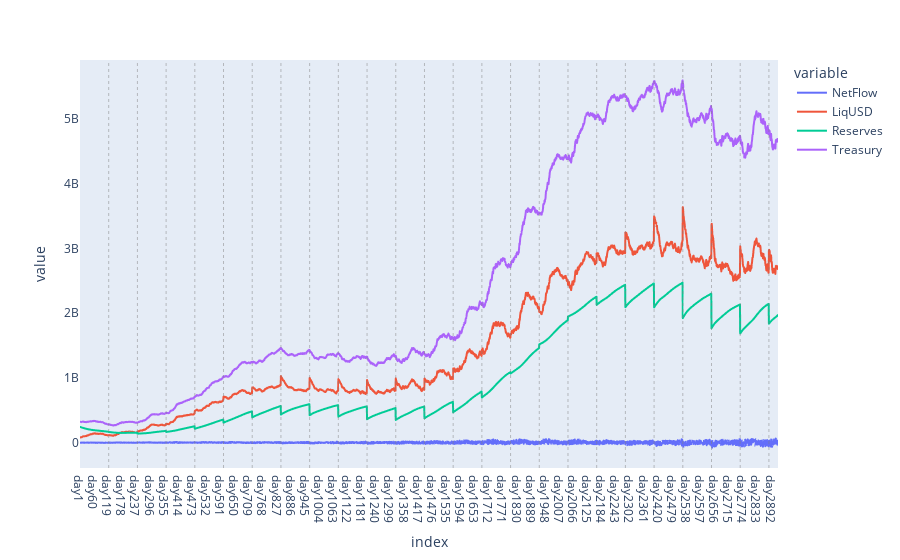
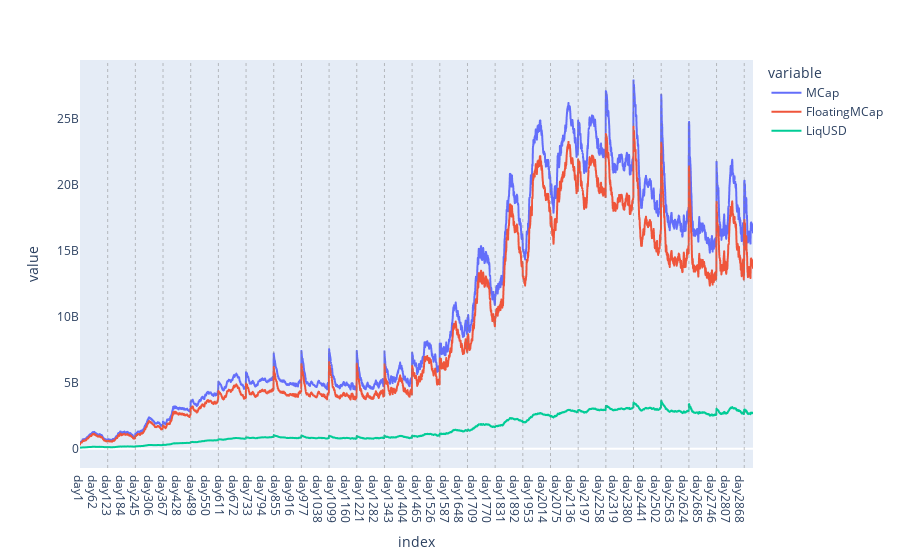
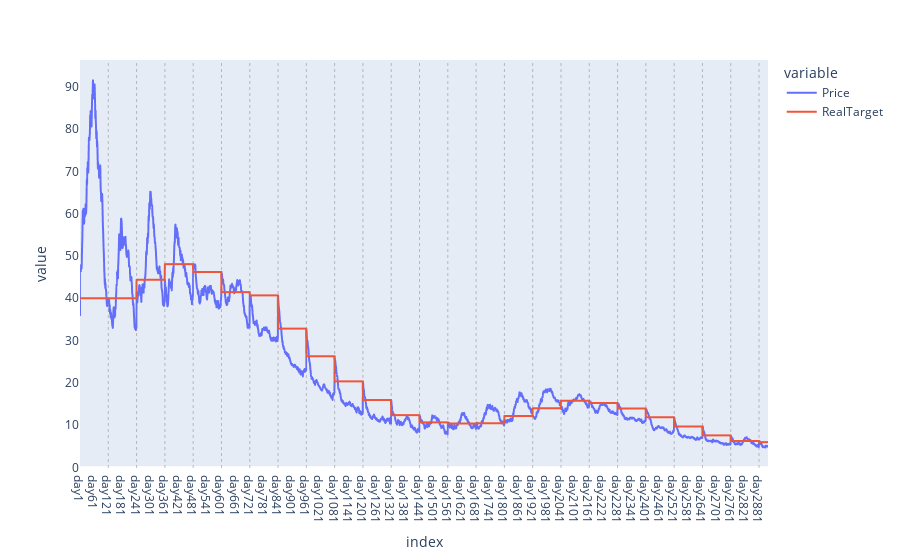
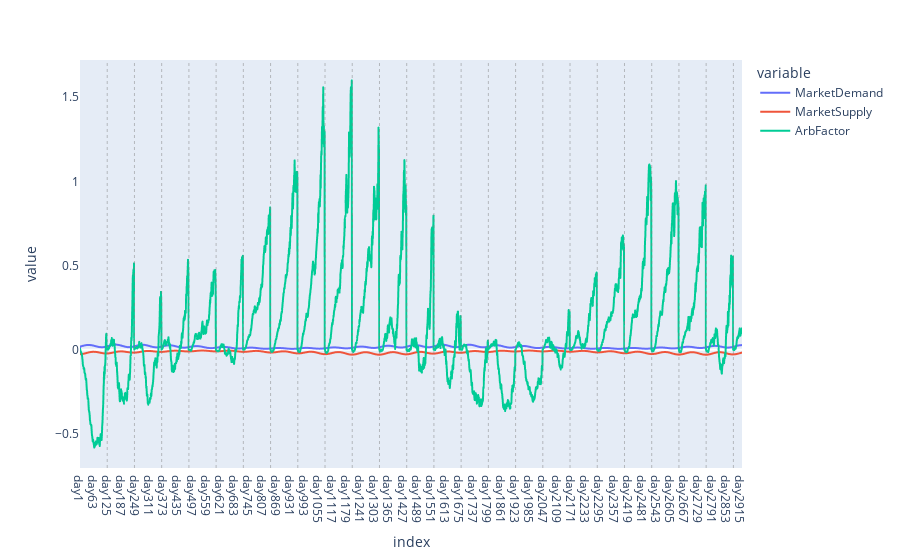

Source (notebook cell) for these figures, in order:
### Code cell
# Plot multivariable charts
fig = df[['NetFlow', 'LiqUSD', 'Reserves', 'Treasury']].plot()
fig.layout.update(xaxis=dict(showgrid=False), yaxis=dict(showgrid=False))
for i in range (params.short_cycle, params.horizon, params.short_cycle):
    fig.add_vline(x=i, line_width=0.5, line_dash="dot", line_color="grey")
fig.show()


fig1 = df[['MCap','FloatingMCap', 'LiqUSD']].plot()
fig1.layout.update(xaxis=dict(showgrid=False), yaxis=dict(showgrid=False))
for i in range (params.short_cycle, params.horizon, params.short_cycle):
    fig1.add_vline(x=i, line_width=0.5, line_dash="dot", line_color="grey")
fig1.show()


fig2 = df[['Price','RealTarget']].plot()
fig2.layout.update(xaxis=dict(showgrid=False), yaxis=dict(showgrid=False))
for i in range (params.short_cycle, params.horizon, params.short_cycle):
    fig2.add_vline(x=i, line_width=0.5, line_dash="dot", line_color="grey")
fig2.show()


fig3 = market_df[['MarketDemand', 'MarketSupply', 'ArbFactor']].plot()
fig3.layout.update(xaxis=dict(showgrid=False), yaxis=dict(showgrid=False))
for i in range (params.short_cycle, params.horizon, params.short_cycle):
    fig3.add_vline(x=i, line_width=0.5, line_dash="dot", line_color="grey")
fig3.show()


fig4 = market_df[['ArbSupply', 'UnwindDemand']].plot()
fig4.layout.update(xaxis=dict(showgrid=False), yaxis=dict(showgrid=False))
for i in range (params.short_cycle, params.horizon, params.short_cycle):
    fig4.add_vline(x=i, line_width=0.5, line_dash="dot", line_color="grey")
fig4.show()

### Figure 1 — Plotly figure (JSON) as saved in the notebook; plotly's stock layout.template omitted (floating-point values rounded to 4 significant figures; data arrays with more than 128 entries replaced by an {"elided": "..."} marker saying what was removed)
{"data": [{"hovertemplate": "variable=NetFlow<br>index=%{x}<br>value=%{y}<extra></extra>", "legendgroup": "NetFlow", "line": {"color": "#636efa", "dash": "solid"}, "marker": {"symbol": "circle"}, "mode": "lines", "name": "NetFlow", "showlegend": true, "type": "scattergl", "x": {"elided": "2919 str values"}, "xaxis": "x", "y": {"elided": "2919 float values"}, "yaxis": "y"}, {"hovertemplate": "variable=LiqUSD<br>index=%{x}<br>value=%{y}<extra></extra>", "legendgroup": "LiqUSD", "line": {"color": "#EF553B", "dash": "solid"}, "marker": {"symbol": "circle"}, "mode": "lines", "name": "LiqUSD", "showlegend": true, "type": "scattergl", "x": {"elided": "2919 str values"}, "xaxis": "x", "y": {"elided": "2919 float values"}, "yaxis": "y"}, {"hovertemplate": "variable=Reserves<br>index=%{x}<br>value=%{y}<extra></extra>", "legendgroup": "Reserves", "line": {"color": "#00cc96", "dash": "solid"}, "marker": {"symbol": "circle"}, "mode": "lines", "name": "Reserves", "showlegend": true, "type": "scattergl", "x": {"elided": "2919 str values"}, "xaxis": "x", "y": {"elided": "2919 float values"}, "yaxis": "y"}, {"hovertemplate": "variable=Treasury<br>index=%{x}<br>value=%{y}<extra></extra>", "legendgroup": "Treasury", "line": {"color": "#ab63fa", "dash": "solid"}, "marker": {"symbol": "circle"}, "mode": "lines", "name": "Treasury", "showlegend": true, "type": "scattergl", "x": {"elided": "2919 str values"}, "xaxis": "x", "y": {"elided": "2919 float values"}, "yaxis": "y"}], "layout": {"legend": {"title": {"text": "variable"}, "tracegroupgap": 0}, "margin": {"t": 60}, "shapes": [{"line": {"color": "grey", "dash": "dot", "width": 0.5}, "type": "line", "x0": 120, "x1": 120, "xref": "x", "y0": 0, "y1": 1, "yref": "y domain"}, {"line": {"color": "grey", "dash": "dot", "width": 0.5}, "type": "line", "x0": 240, "x1": 240, "xref": "x", "y0": 0, "y1": 1, "yref": "y domain"}, {"line": {"color": "grey", "dash": "dot", "width": 0.5}, "type": "line", "x0": 360, "x1": 360, "xref": "x", "y0": 0, "y1": 1, "yref": "y domain"}, {"line": {"color": "grey", "dash": "dot", "width": 0.5}, "type": "line", "x0": 480, "x1": 480, "xref": "x", "y0": 0, "y1": 1, "yref": "y domain"}, {"line": {"color": "grey", "dash": "dot", "width": 0.5}, "type": "line", "x0": 600, "x1": 600, "xref": "x", "y0": 0, "y1": 1, "yref": "y domain"}, {"line": {"color": "grey", "dash": "dot", "width": 0.5}, "type": "line", "x0": 720, "x1": 720, "xref": "x", "y0": 0, "y1": 1, "yref": "y domain"}, {"line": {"color": "grey", "dash": "dot", "width": 0.5}, "type": "line", "x0": 840, "x1": 840, "xref": "x", "y0": 0, "y1": 1, "yref": "y domain"}, {"line": {"color": "grey", "dash": "dot", "width": 0.5}, "type": "line", "x0": 960, "x1": 960, "xref": "x", "y0": 0, "y1": 1, "yref": "y domain"}, {"line": {"color": "grey", "dash": "dot", "width": 0.5}, "type": "line", "x0": 1080, "x1": 1080, "xref": "x", "y0": 0, "y1": 1, "yref": "y domain"}, {"line": {"color": "grey", "dash": "dot", "width": 0.5}, "type": "line", "x0": 1200, "x1": 1200, "xref": "x", "y0": 0, "y1": 1, "yref": "y domain"}, {"line": {"color": "grey", "dash": "dot", "width": 0.5}, "type": "line", "x0": 1320, "x1": 1320, "xref": "x", "y0": 0, "y1": 1, "yref": "y domain"}, {"line": {"color": "grey", "dash": "dot", "width": 0.5}, "type": "line", "x0": 1440, "x1": 1440, "xref": "x", "y0": 0, "y1": 1, "yref": "y domain"}, {"line": {"color": "grey", "dash": "dot", "width": 0.5}, "type": "line", "x0": 1560, "x1": 1560, "xref": "x", "y0": 0, "y1": 1, "yref": "y domain"}, {"line": {"color": "grey", "dash": "dot", "width": 0.5}, "type": "line", "x0": 1680, "x1": 1680, "xref": "x", "y0": 0, "y1": 1, "yref": "y domain"}, {"line": {"color": "grey", "dash": "dot", "width": 0.5}, "type": "line", "x0": 1800, "x1": 1800, "xref": "x", "y0": 0, "y1": 1, "yref": "y domain"}, {"line": {"color": "grey", "dash": "dot", "width": 0.5}, "type": "line", "x0": 1920, "x1": 1920, "xref": "x", "y0": 0, "y1": 1, "yref": "y domain"}, {"line": {"color": "grey", "dash": "dot", "width": 0.5}, "type": "line", "x0": 2040, "x1": 2040, "xref": "x", "y0": 0, "y1": 1, "yref": "y domain"}, {"line": {"color": "grey", "dash": "dot", "width": 0.5}, "type": "line", "x0": 2160, "x1": 2160, "xref": "x", "y0": 0, "y1": 1, "yref": "y domain"}, {"line": {"color": "grey", "dash": "dot", "width": 0.5}, "type": "line", "x0": 2280, "x1": 2280, "xref": "x", "y0": 0, "y1": 1, "yref": "y domain"}, {"line": {"color": "grey", "dash": "dot", "width": 0.5}, "type": "line", "x0": 2400, "x1": 2400, "xref": "x", "y0": 0, "y1": 1, "yref": "y domain"}, {"line": {"color": "grey", "dash": "dot", "width": 0.5}, "type": "line", "x0": 2520, "x1": 2520, "xref": "x", "y0": 0, "y1": 1, "yref": "y domain"}, {"line": {"color": "grey", "dash": "dot", "width": 0.5}, "type": "line", "x0": 2640, "x1": 2640, "xref": "x", "y0": 0, "y1": 1, "yref": "y domain"}, {"line": {"color": "grey", "dash": "dot", "width": 0.5}, "type": "line", "x0": 2760, "x1": 2760, "xref": "x", "y0": 0, "y1": 1, "yref": "y domain"}, {"line": {"color": "grey", "dash": "dot", "width": 0.5}, "type": "line", "x0": 2880, "x1": 2880, "xref": "x", "y0": 0, "y1": 1, "yref": "y domain"}], "xaxis": {"anchor": "y", "domain": [0, 1], "showgrid": false, "title": {"text": "index"}}, "yaxis": {"anchor": "x", "domain": [0, 1], "showgrid": false, "title": {"text": "value"}}}}

### Figure 2 — Plotly figure (JSON) as saved in the notebook; plotly's stock layout.template omitted (floating-point values rounded to 4 significant figures; data arrays with more than 128 entries replaced by an {"elided": "..."} marker saying what was removed)
{"data": [{"hovertemplate": "variable=MCap<br>index=%{x}<br>value=%{y}<extra></extra>", "legendgroup": "MCap", "line": {"color": "#636efa", "dash": "solid"}, "marker": {"symbol": "circle"}, "mode": "lines", "name": "MCap", "showlegend": true, "type": "scattergl", "x": {"elided": "2919 str values"}, "xaxis": "x", "y": {"elided": "2919 float values"}, "yaxis": "y"}, {"hovertemplate": "variable=FloatingMCap<br>index=%{x}<br>value=%{y}<extra></extra>", "legendgroup": "FloatingMCap", "line": {"color": "#EF553B", "dash": "solid"}, "marker": {"symbol": "circle"}, "mode": "lines", "name": "FloatingMCap", "showlegend": true, "type": "scattergl", "x": {"elided": "2919 str values"}, "xaxis": "x", "y": {"elided": "2919 float values"}, "yaxis": "y"}, {"hovertemplate": "variable=LiqUSD<br>index=%{x}<br>value=%{y}<extra></extra>", "legendgroup": "LiqUSD", "line": {"color": "#00cc96", "dash": "solid"}, "marker": {"symbol": "circle"}, "mode": "lines", "name": "LiqUSD", "showlegend": true, "type": "scattergl", "x": {"elided": "2919 str values"}, "xaxis": "x", "y": {"elided": "2919 float values"}, "yaxis": "y"}], "layout": {"legend": {"title": {"text": "variable"}, "tracegroupgap": 0}, "margin": {"t": 60}, "shapes": [{"line": {"color": "grey", "dash": "dot", "width": 0.5}, "type": "line", "x0": 120, "x1": 120, "xref": "x", "y0": 0, "y1": 1, "yref": "y domain"}, {"line": {"color": "grey", "dash": "dot", "width": 0.5}, "type": "line", "x0": 240, "x1": 240, "xref": "x", "y0": 0, "y1": 1, "yref": "y domain"}, {"line": {"color": "grey", "dash": "dot", "width": 0.5}, "type": "line", "x0": 360, "x1": 360, "xref": "x", "y0": 0, "y1": 1, "yref": "y domain"}, {"line": {"color": "grey", "dash": "dot", "width": 0.5}, "type": "line", "x0": 480, "x1": 480, "xref": "x", "y0": 0, "y1": 1, "yref": "y domain"}, {"line": {"color": "grey", "dash": "dot", "width": 0.5}, "type": "line", "x0": 600, "x1": 600, "xref": "x", "y0": 0, "y1": 1, "yref": "y domain"}, {"line": {"color": "grey", "dash": "dot", "width": 0.5}, "type": "line", "x0": 720, "x1": 720, "xref": "x", "y0": 0, "y1": 1, "yref": "y domain"}, {"line": {"color": "grey", "dash": "dot", "width": 0.5}, "type": "line", "x0": 840, "x1": 840, "xref": "x", "y0": 0, "y1": 1, "yref": "y domain"}, {"line": {"color": "grey", "dash": "dot", "width": 0.5}, "type": "line", "x0": 960, "x1": 960, "xref": "x", "y0": 0, "y1": 1, "yref": "y domain"}, {"line": {"color": "grey", "dash": "dot", "width": 0.5}, "type": "line", "x0": 1080, "x1": 1080, "xref": "x", "y0": 0, "y1": 1, "yref": "y domain"}, {"line": {"color": "grey", "dash": "dot", "width": 0.5}, "type": "line", "x0": 1200, "x1": 1200, "xref": "x", "y0": 0, "y1": 1, "yref": "y domain"}, {"line": {"color": "grey", "dash": "dot", "width": 0.5}, "type": "line", "x0": 1320, "x1": 1320, "xref": "x", "y0": 0, "y1": 1, "yref": "y domain"}, {"line": {"color": "grey", "dash": "dot", "width": 0.5}, "type": "line", "x0": 1440, "x1": 1440, "xref": "x", "y0": 0, "y1": 1, "yref": "y domain"}, {"line": {"color": "grey", "dash": "dot", "width": 0.5}, "type": "line", "x0": 1560, "x1": 1560, "xref": "x", "y0": 0, "y1": 1, "yref": "y domain"}, {"line": {"color": "grey", "dash": "dot", "width": 0.5}, "type": "line", "x0": 1680, "x1": 1680, "xref": "x", "y0": 0, "y1": 1, "yref": "y domain"}, {"line": {"color": "grey", "dash": "dot", "width": 0.5}, "type": "line", "x0": 1800, "x1": 1800, "xref": "x", "y0": 0, "y1": 1, "yref": "y domain"}, {"line": {"color": "grey", "dash": "dot", "width": 0.5}, "type": "line", "x0": 1920, "x1": 1920, "xref": "x", "y0": 0, "y1": 1, "yref": "y domain"}, {"line": {"color": "grey", "dash": "dot", "width": 0.5}, "type": "line", "x0": 2040, "x1": 2040, "xref": "x", "y0": 0, "y1": 1, "yref": "y domain"}, {"line": {"color": "grey", "dash": "dot", "width": 0.5}, "type": "line", "x0": 2160, "x1": 2160, "xref": "x", "y0": 0, "y1": 1, "yref": "y domain"}, {"line": {"color": "grey", "dash": "dot", "width": 0.5}, "type": "line", "x0": 2280, "x1": 2280, "xref": "x", "y0": 0, "y1": 1, "yref": "y domain"}, {"line": {"color": "grey", "dash": "dot", "width": 0.5}, "type": "line", "x0": 2400, "x1": 2400, "xref": "x", "y0": 0, "y1": 1, "yref": "y domain"}, {"line": {"color": "grey", "dash": "dot", "width": 0.5}, "type": "line", "x0": 2520, "x1": 2520, "xref": "x", "y0": 0, "y1": 1, "yref": "y domain"}, {"line": {"color": "grey", "dash": "dot", "width": 0.5}, "type": "line", "x0": 2640, "x1": 2640, "xref": "x", "y0": 0, "y1": 1, "yref": "y domain"}, {"line": {"color": "grey", "dash": "dot", "width": 0.5}, "type": "line", "x0": 2760, "x1": 2760, "xref": "x", "y0": 0, "y1": 1, "yref": "y domain"}, {"line": {"color": "grey", "dash": "dot", "width": 0.5}, "type": "line", "x0": 2880, "x1": 2880, "xref": "x", "y0": 0, "y1": 1, "yref": "y domain"}], "xaxis": {"anchor": "y", "domain": [0, 1], "showgrid": false, "title": {"text": "index"}}, "yaxis": {"anchor": "x", "domain": [0, 1], "showgrid": false, "title": {"text": "value"}}}}

### Figure 3 — Plotly figure (JSON) as saved in the notebook; plotly's stock layout.template omitted (floating-point values rounded to 4 significant figures; data arrays with more than 128 entries replaced by an {"elided": "..."} marker saying what was removed)
{"data": [{"hovertemplate": "variable=Price<br>index=%{x}<br>value=%{y}<extra></extra>", "legendgroup": "Price", "line": {"color": "#636efa", "dash": "solid"}, "marker": {"symbol": "circle"}, "mode": "lines", "name": "Price", "showlegend": true, "type": "scattergl", "x": {"elided": "2919 str values"}, "xaxis": "x", "y": {"elided": "2919 float values"}, "yaxis": "y"}, {"hovertemplate": "variable=RealTarget<br>index=%{x}<br>value=%{y}<extra></extra>", "legendgroup": "RealTarget", "line": {"color": "#EF553B", "dash": "solid"}, "marker": {"symbol": "circle"}, "mode": "lines", "name": "RealTarget", "showlegend": true, "type": "scattergl", "x": {"elided": "2919 str values"}, "xaxis": "x", "y": {"elided": "2919 float values"}, "yaxis": "y"}], "layout": {"legend": {"title": {"text": "variable"}, "tracegroupgap": 0}, "margin": {"t": 60}, "shapes": [{"line": {"color": "grey", "dash": "dot", "width": 0.5}, "type": "line", "x0": 120, "x1": 120, "xref": "x", "y0": 0, "y1": 1, "yref": "y domain"}, {"line": {"color": "grey", "dash": "dot", "width": 0.5}, "type": "line", "x0": 240, "x1": 240, "xref": "x", "y0": 0, "y1": 1, "yref": "y domain"}, {"line": {"color": "grey", "dash": "dot", "width": 0.5}, "type": "line", "x0": 360, "x1": 360, "xref": "x", "y0": 0, "y1": 1, "yref": "y domain"}, {"line": {"color": "grey", "dash": "dot", "width": 0.5}, "type": "line", "x0": 480, "x1": 480, "xref": "x", "y0": 0, "y1": 1, "yref": "y domain"}, {"line": {"color": "grey", "dash": "dot", "width": 0.5}, "type": "line", "x0": 600, "x1": 600, "xref": "x", "y0": 0, "y1": 1, "yref": "y domain"}, {"line": {"color": "grey", "dash": "dot", "width": 0.5}, "type": "line", "x0": 720, "x1": 720, "xref": "x", "y0": 0, "y1": 1, "yref": "y domain"}, {"line": {"color": "grey", "dash": "dot", "width": 0.5}, "type": "line", "x0": 840, "x1": 840, "xref": "x", "y0": 0, "y1": 1, "yref": "y domain"}, {"line": {"color": "grey", "dash": "dot", "width": 0.5}, "type": "line", "x0": 960, "x1": 960, "xref": "x", "y0": 0, "y1": 1, "yref": "y domain"}, {"line": {"color": "grey", "dash": "dot", "width": 0.5}, "type": "line", "x0": 1080, "x1": 1080, "xref": "x", "y0": 0, "y1": 1, "yref": "y domain"}, {"line": {"color": "grey", "dash": "dot", "width": 0.5}, "type": "line", "x0": 1200, "x1": 1200, "xref": "x", "y0": 0, "y1": 1, "yref": "y domain"}, {"line": {"color": "grey", "dash": "dot", "width": 0.5}, "type": "line", "x0": 1320, "x1": 1320, "xref": "x", "y0": 0, "y1": 1, "yref": "y domain"}, {"line": {"color": "grey", "dash": "dot", "width": 0.5}, "type": "line", "x0": 1440, "x1": 1440, "xref": "x", "y0": 0, "y1": 1, "yref": "y domain"}, {"line": {"color": "grey", "dash": "dot", "width": 0.5}, "type": "line", "x0": 1560, "x1": 1560, "xref": "x", "y0": 0, "y1": 1, "yref": "y domain"}, {"line": {"color": "grey", "dash": "dot", "width": 0.5}, "type": "line", "x0": 1680, "x1": 1680, "xref": "x", "y0": 0, "y1": 1, "yref": "y domain"}, {"line": {"color": "grey", "dash": "dot", "width": 0.5}, "type": "line", "x0": 1800, "x1": 1800, "xref": "x", "y0": 0, "y1": 1, "yref": "y domain"}, {"line": {"color": "grey", "dash": "dot", "width": 0.5}, "type": "line", "x0": 1920, "x1": 1920, "xref": "x", "y0": 0, "y1": 1, "yref": "y domain"}, {"line": {"color": "grey", "dash": "dot", "width": 0.5}, "type": "line", "x0": 2040, "x1": 2040, "xref": "x", "y0": 0, "y1": 1, "yref": "y domain"}, {"line": {"color": "grey", "dash": "dot", "width": 0.5}, "type": "line", "x0": 2160, "x1": 2160, "xref": "x", "y0": 0, "y1": 1, "yref": "y domain"}, {"line": {"color": "grey", "dash": "dot", "width": 0.5}, "type": "line", "x0": 2280, "x1": 2280, "xref": "x", "y0": 0, "y1": 1, "yref": "y domain"}, {"line": {"color": "grey", "dash": "dot", "width": 0.5}, "type": "line", "x0": 2400, "x1": 2400, "xref": "x", "y0": 0, "y1": 1, "yref": "y domain"}, {"line": {"color": "grey", "dash": "dot", "width": 0.5}, "type": "line", "x0": 2520, "x1": 2520, "xref": "x", "y0": 0, "y1": 1, "yref": "y domain"}, {"line": {"color": "grey", "dash": "dot", "width": 0.5}, "type": "line", "x0": 2640, "x1": 2640, "xref": "x", "y0": 0, "y1": 1, "yref": "y domain"}, {"line": {"color": "grey", "dash": "dot", "width": 0.5}, "type": "line", "x0": 2760, "x1": 2760, "xref": "x", "y0": 0, "y1": 1, "yref": "y domain"}, {"line": {"color": "grey", "dash": "dot", "width": 0.5}, "type": "line", "x0": 2880, "x1": 2880, "xref": "x", "y0": 0, "y1": 1, "yref": "y domain"}], "xaxis": {"anchor": "y", "domain": [0, 1], "showgrid": false, "title": {"text": "index"}}, "yaxis": {"anchor": "x", "domain": [0, 1], "showgrid": false, "title": {"text": "value"}}}}

### Figure 4 — Plotly figure (JSON) as saved in the notebook; plotly's stock layout.template omitted (floating-point values rounded to 4 significant figures; data arrays with more than 128 entries replaced by an {"elided": "..."} marker saying what was removed)
{"data": [{"hovertemplate": "variable=MarketDemand<br>index=%{x}<br>value=%{y}<extra></extra>", "legendgroup": "MarketDemand", "line": {"color": "#636efa", "dash": "solid"}, "marker": {"symbol": "circle"}, "mode": "lines", "name": "MarketDemand", "showlegend": true, "type": "scattergl", "x": {"elided": "2919 str values"}, "xaxis": "x", "y": {"elided": "2919 float values"}, "yaxis": "y"}, {"hovertemplate": "variable=MarketSupply<br>index=%{x}<br>value=%{y}<extra></extra>", "legendgroup": "MarketSupply", "line": {"color": "#EF553B", "dash": "solid"}, "marker": {"symbol": "circle"}, "mode": "lines", "name": "MarketSupply", "showlegend": true, "type": "scattergl", "x": {"elided": "2919 str values"}, "xaxis": "x", "y": {"elided": "2919 float values"}, "yaxis": "y"}, {"hovertemplate": "variable=ArbFactor<br>index=%{x}<br>value=%{y}<extra></extra>", "legendgroup": "ArbFactor", "line": {"color": "#00cc96", "dash": "solid"}, "marker": {"symbol": "circle"}, "mode": "lines", "name": "ArbFactor", "showlegend": true, "type": "scattergl", "x": {"elided": "2919 str values"}, "xaxis": "x", "y": {"elided": "2919 float values"}, "yaxis": "y"}], "layout": {"legend": {"title": {"text": "variable"}, "tracegroupgap": 0}, "margin": {"t": 60}, "shapes": [{"line": {"color": "grey", "dash": "dot", "width": 0.5}, "type": "line", "x0": 120, "x1": 120, "xref": "x", "y0": 0, "y1": 1, "yref": "y domain"}, {"line": {"color": "grey", "dash": "dot", "width": 0.5}, "type": "line", "x0": 240, "x1": 240, "xref": "x", "y0": 0, "y1": 1, "yref": "y domain"}, {"line": {"color": "grey", "dash": "dot", "width": 0.5}, "type": "line", "x0": 360, "x1": 360, "xref": "x", "y0": 0, "y1": 1, "yref": "y domain"}, {"line": {"color": "grey", "dash": "dot", "width": 0.5}, "type": "line", "x0": 480, "x1": 480, "xref": "x", "y0": 0, "y1": 1, "yref": "y domain"}, {"line": {"color": "grey", "dash": "dot", "width": 0.5}, "type": "line", "x0": 600, "x1": 600, "xref": "x", "y0": 0, "y1": 1, "yref": "y domain"}, {"line": {"color": "grey", "dash": "dot", "width": 0.5}, "type": "line", "x0": 720, "x1": 720, "xref": "x", "y0": 0, "y1": 1, "yref": "y domain"}, {"line": {"color": "grey", "dash": "dot", "width": 0.5}, "type": "line", "x0": 840, "x1": 840, "xref": "x", "y0": 0, "y1": 1, "yref": "y domain"}, {"line": {"color": "grey", "dash": "dot", "width": 0.5}, "type": "line", "x0": 960, "x1": 960, "xref": "x", "y0": 0, "y1": 1, "yref": "y domain"}, {"line": {"color": "grey", "dash": "dot", "width": 0.5}, "type": "line", "x0": 1080, "x1": 1080, "xref": "x", "y0": 0, "y1": 1, "yref": "y domain"}, {"line": {"color": "grey", "dash": "dot", "width": 0.5}, "type": "line", "x0": 1200, "x1": 1200, "xref": "x", "y0": 0, "y1": 1, "yref": "y domain"}, {"line": {"color": "grey", "dash": "dot", "width": 0.5}, "type": "line", "x0": 1320, "x1": 1320, "xref": "x", "y0": 0, "y1": 1, "yref": "y domain"}, {"line": {"color": "grey", "dash": "dot", "width": 0.5}, "type": "line", "x0": 1440, "x1": 1440, "xref": "x", "y0": 0, "y1": 1, "yref": "y domain"}, {"line": {"color": "grey", "dash": "dot", "width": 0.5}, "type": "line", "x0": 1560, "x1": 1560, "xref": "x", "y0": 0, "y1": 1, "yref": "y domain"}, {"line": {"color": "grey", "dash": "dot", "width": 0.5}, "type": "line", "x0": 1680, "x1": 1680, "xref": "x", "y0": 0, "y1": 1, "yref": "y domain"}, {"line": {"color": "grey", "dash": "dot", "width": 0.5}, "type": "line", "x0": 1800, "x1": 1800, "xref": "x", "y0": 0, "y1": 1, "yref": "y domain"}, {"line": {"color": "grey", "dash": "dot", "width": 0.5}, "type": "line", "x0": 1920, "x1": 1920, "xref": "x", "y0": 0, "y1": 1, "yref": "y domain"}, {"line": {"color": "grey", "dash": "dot", "width": 0.5}, "type": "line", "x0": 2040, "x1": 2040, "xref": "x", "y0": 0, "y1": 1, "yref": "y domain"}, {"line": {"color": "grey", "dash": "dot", "width": 0.5}, "type": "line", "x0": 2160, "x1": 2160, "xref": "x", "y0": 0, "y1": 1, "yref": "y domain"}, {"line": {"color": "grey", "dash": "dot", "width": 0.5}, "type": "line", "x0": 2280, "x1": 2280, "xref": "x", "y0": 0, "y1": 1, "yref": "y domain"}, {"line": {"color": "grey", "dash": "dot", "width": 0.5}, "type": "line", "x0": 2400, "x1": 2400, "xref": "x", "y0": 0, "y1": 1, "yref": "y domain"}, {"line": {"color": "grey", "dash": "dot", "width": 0.5}, "type": "line", "x0": 2520, "x1": 2520, "xref": "x", "y0": 0, "y1": 1, "yref": "y domain"}, {"line": {"color": "grey", "dash": "dot", "width": 0.5}, "type": "line", "x0": 2640, "x1": 2640, "xref": "x", "y0": 0, "y1": 1, "yref": "y domain"}, {"line": {"color": "grey", "dash": "dot", "width": 0.5}, "type": "line", "x0": 2760, "x1": 2760, "xref": "x", "y0": 0, "y1": 1, "yref": "y domain"}, {"line": {"color": "grey", "dash": "dot", "width": 0.5}, "type": "line", "x0": 2880, "x1": 2880, "xref": "x", "y0": 0, "y1": 1, "yref": "y domain"}], "xaxis": {"anchor": "y", "domain": [0, 1], "showgrid": false, "title": {"text": "index"}}, "yaxis": {"anchor": "x", "domain": [0, 1], "showgrid": false, "title": {"text": "value"}}}}
